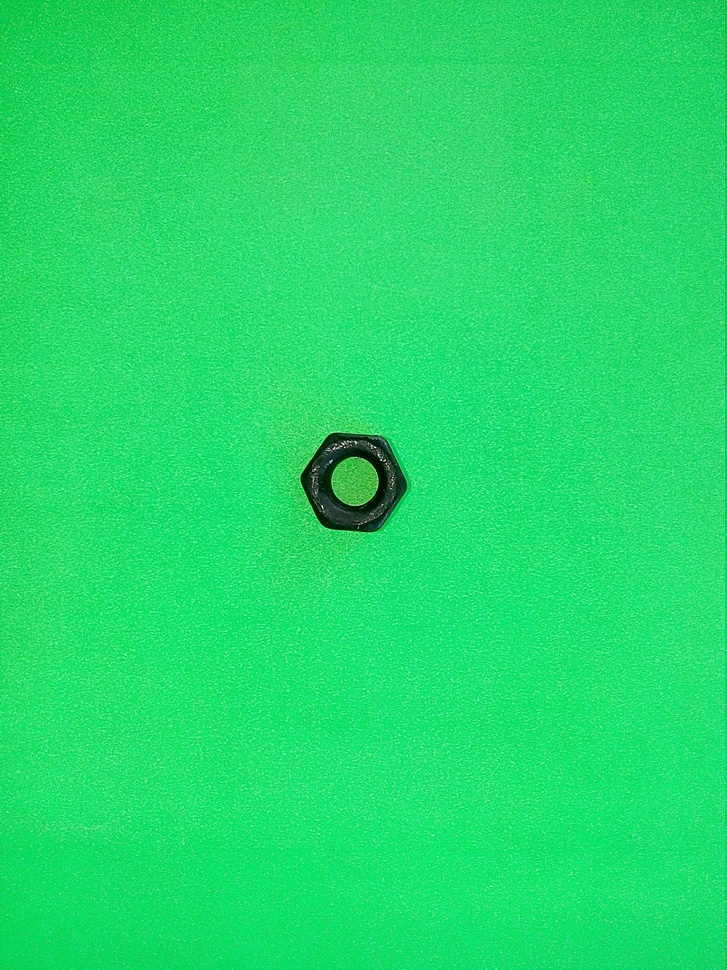
%> input picture 1_Realce_Imagen/1_Realce_Imagen/tue00.jpg, 727 x 970 px, shrunk from 2448 x 3264 before the run
$ octave convolucion1D_tuerca.m   (GNU Octave 9; MATLAB toolbox functions it lacks are replaced by stand-ins)
%> lines starting %> are read from the running program, lines starting %| are printed output that depends on the picture; in (x1, y1, x2, y2) boxes, pixels count from 0 and x2, y2 are one past the last pixel; in counts of white or black regions, pixels touching at a corner belong together; the program's own positions count from 1
%% 8. Convolución 1D
clc; clear all;

% Carga de la imagen
a= imread('tue00.jpg');
%> a is the input picture: size 970x727x3 uint8; mean R, G, B 34.7, 219.8, 107.5

% Extracción de los planos
ag = a(:,:,2);
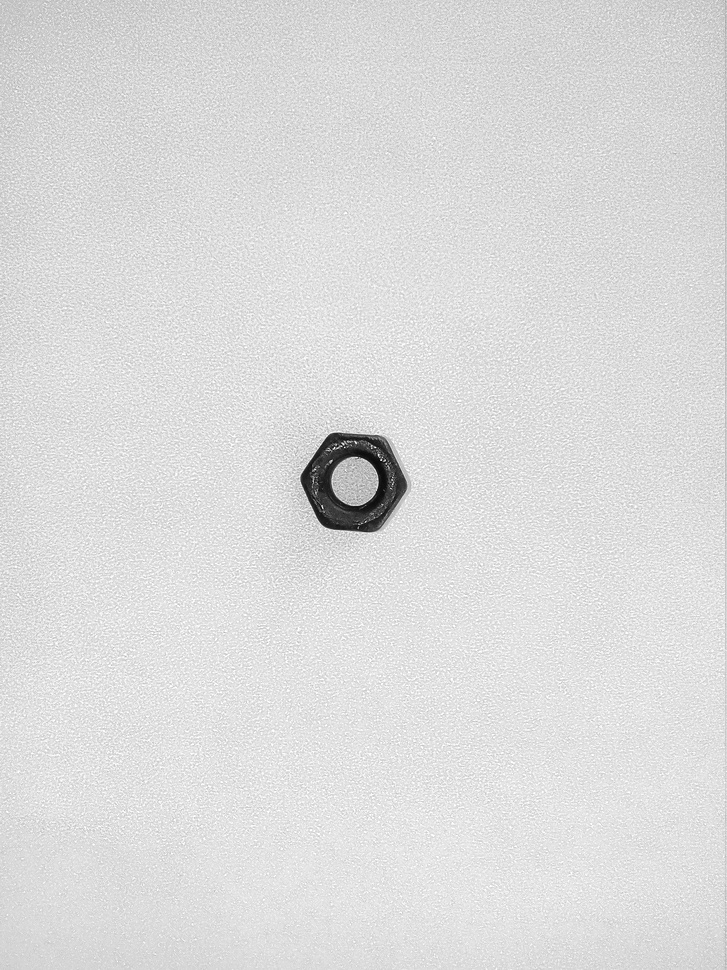
%> ag: size 970x727 uint8; min 6, max 255, mean 219.8

% Perfil de línea
lin=175;
pl = ag(lin,:);
%> pl = 727 values, max 250 at index 237, min 184 at index 720, mean 216.9
ag(lin,:) = 0;
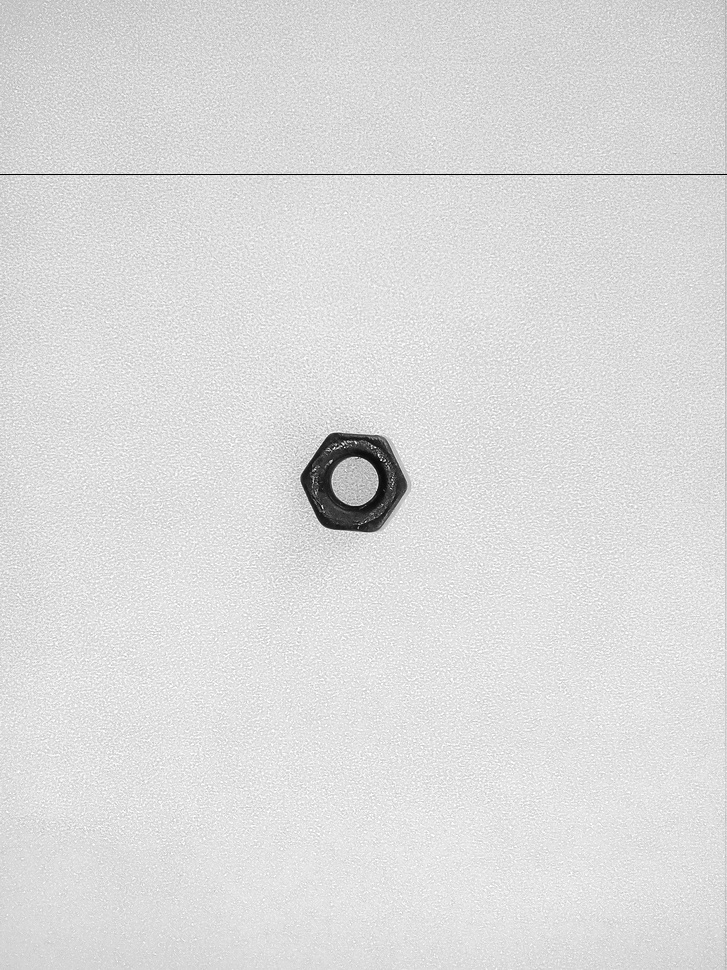
%> ag: size 970x727 uint8; 0.1% of pixels changed, all inside (x1, y1, x2, y2) = (0, 174, 727, 175)


% Convolucion
k = [1 1 1 1 1];    % funcion g - conocida
c = conv(pl,k);     % funcion f - desconocida
%> c = 731 values, max 1162 at index 379, min 202 at index 1, mean 1078.8

% Despliege
figure(1), subplot(3,1,1), image(ag), title('Imagen Original'), colormap gray(256)
figure(1), subplot(3,1,2), plot(pl), title('Perfil de línea')
figure(1), subplot(3,1,3), plot(c), title('Perfil de línea convolución')
%> after `title('Perfil de línea convolución')`:
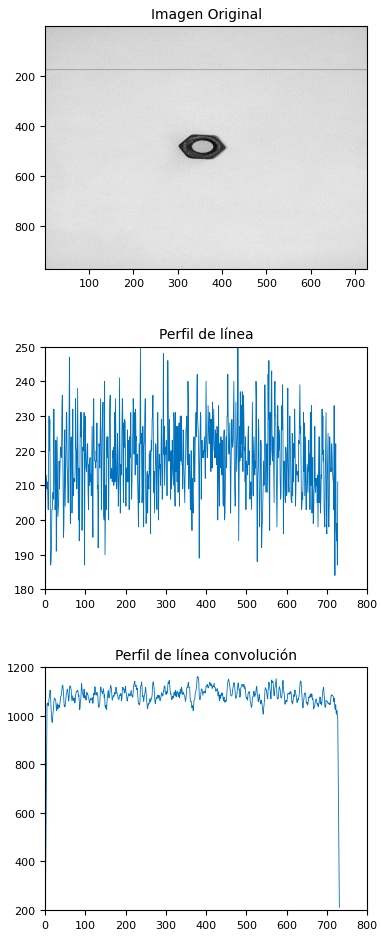
%> figure redrawn from the program's plot data, 3 panels

$ run again, with 1_Realce_Imagen/1_Realce_Imagen/tue34.jpg copied over 1_Realce_Imagen/1_Realce_Imagen/tue00.jpg
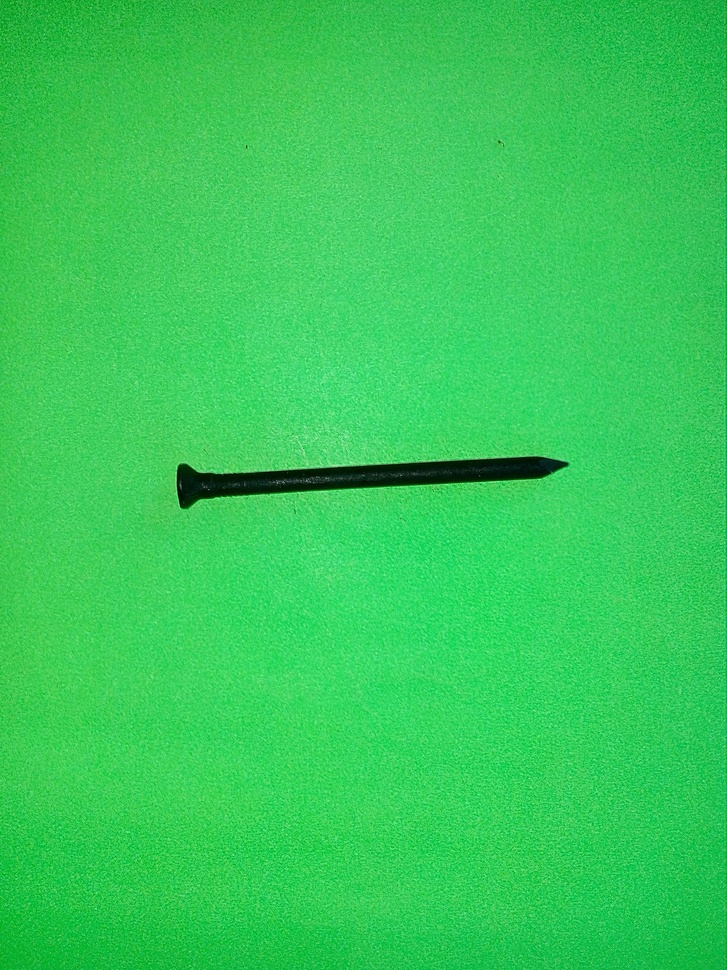
%> input picture 1_Realce_Imagen/1_Realce_Imagen/tue34.jpg, 727 x 970 px, shrunk from 2448 x 3264 before the run
%> a is the input picture: size 970x727x3 uint8; mean R, G, B 53.8, 202.4, 89.3
%> pl = 727 values, max 233 at index 258, min 167 at index 719, mean 202.1
%> `ag(lin,:) = 0;`:
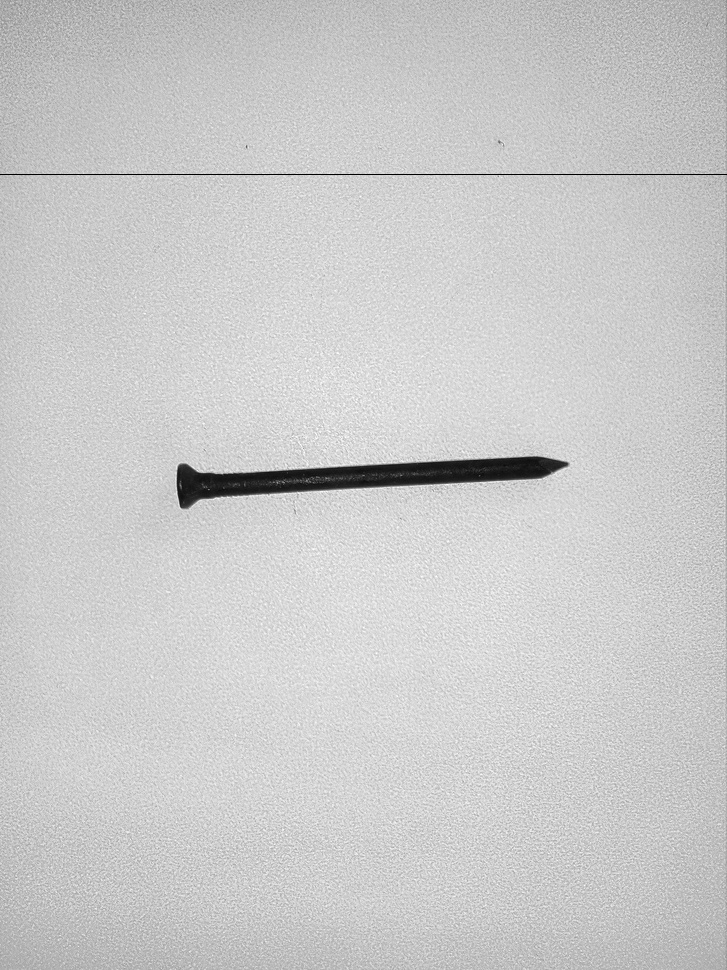
%> ag: size 970x727 uint8; min 0, max 255, mean 202.2
%> c = 731 values, max 1100 at index 287, min 170 at index 731, mean 1004.8
%> `title('Perfil de línea convolución')`:
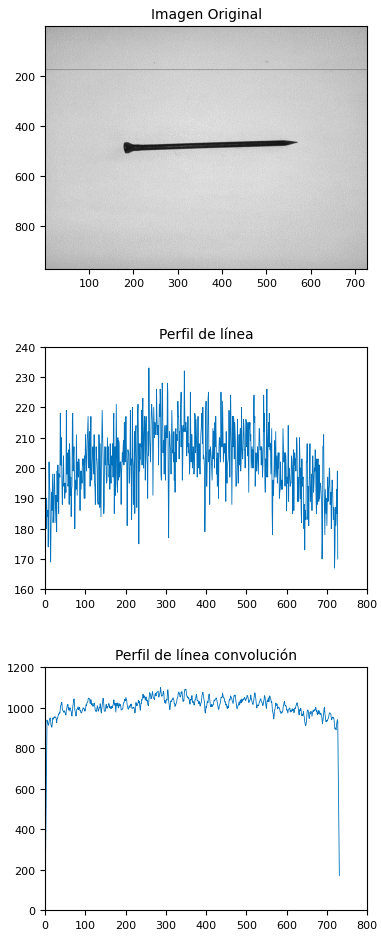
%> figure redrawn from the program's plot data, 3 panels
